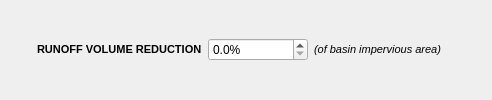
               <widget class="QWidget" name="service_runoff_widget" native="true">
                <layout class="QHBoxLayout" name="horizontalLayout_3">
                 <item>
                  <widget class="QLabel" name="runoff_img">
                   <property name="minimumSize">
                    <size>
                     <width>20</width>
                     <height>20</height>
                    </size>
                   </property>
                   <property name="maximumSize">
                    <size>
                     <width>20</width>
                     <height>20</height>
                    </size>
                   </property>
                   <property name="whatsThis">
                    <string>Select what design goals to consider and what priority they take over each other. Highest priority (1) and Lowest priority (3) influence technology's chance of being implemented. Note that equal priority can be set as well, in which case no one design rationale is more important than the other.</string>
                   </property>
                   <property name="text">
                    <string/>
                   </property>
                   <property name="pixmap">
                    <pixmap resource="../../../../Dropbox/01_URBANBEATS/Development/graphics/ubeats.qrc">:/icons/construction.png</pixmap>
                   </property>
                   <property name="scaledContents">
                    <bool>true</bool>
                   </property>
                  </widget>
                 </item>
                 <item>
                  <widget class="QLabel" name="runoff_lbl">
                   <property name="minimumSize">
                    <size>
                     <width>0</width>
                     <height>16</height>
                    </size>
                   </property>
                   <property name="maximumSize">
                    <size>
                     <width>16777215</width>
                     <height>16</height>
                    </size>
                   </property>
                   <property name="toolTip">
                    <string>&lt;html&gt;&lt;head/&gt;&lt;body&gt;&lt;p&gt;&lt;span style=&quot; font-size:10pt;&quot;&gt;Reducing the impact of impervious surfaces on increasing stormwater runoff volumes. This objective aims to reduce total annual runoff volume by a specified %&lt;/span&gt;&lt;/p&gt;&lt;/body&gt;&lt;/html&gt;</string>
                   </property>
                   <property name="whatsThis">
                    <string>&lt;html&gt;&lt;head/&gt;&lt;body&gt;&lt;p&gt;&lt;span style=&quot; font-size:10pt;&quot;&gt;Reducing the impact of impervious surfaces on increasing stormwater runoff volumes. This objective aims to reduce total annual runoff volume by a specified %&lt;/span&gt;&lt;/p&gt;&lt;/body&gt;&lt;/html&gt;</string>
                   </property>
                   <property name="text">
                    <string>&lt;!DOCTYPE HTML PUBLIC &quot;-//W3C//DTD HTML 4.0//EN&quot; &quot;http://www.w3.org/TR/REC-html40/strict.dtd&quot;&gt;
&lt;html&gt;&lt;head&gt;&lt;meta name=&quot;qrichtext&quot; content=&quot;1&quot; /&gt;&lt;style type=&quot;text/css&quot;&gt;
p, li { white-space: pre-wrap; }
&lt;/style&gt;&lt;/head&gt;&lt;body style=&quot; font-family:'MS Shell Dlg 2'; font-size:8pt; font-weight:400; font-style:normal;&quot;&gt;
&lt;p style=&quot; margin-top:0px; margin-bottom:0px; margin-left:0px; margin-right:0px; -qt-block-indent:0; text-indent:0px;&quot;&gt;&lt;span style=&quot; font-weight:600;&quot;&gt;RUNOFF VOLUME REDUCTION&lt;/span&gt;&lt;/p&gt;&lt;/body&gt;&lt;/html&gt;</string>
                   </property>
                  </widget>
                 </item>
                 <item>
                  <widget class="QDoubleSpinBox" name="service_runoff_spin">
                   <property name="minimumSize">
                    <size>
                     <width>100</width>
                     <height>0</height>
                    </size>
                   </property>
                   <property name="suffix">
                    <string>%</string>
                   </property>
                   <property name="decimals">
                    <number>1</number>
                   </property>
                  </widget>
                 </item>
                 <item>
                  <widget class="QLabel" name="runoff_lbl2">
                   <property name="text">
                    <string>&lt;!DOCTYPE HTML PUBLIC &quot;-//W3C//DTD HTML 4.0//EN&quot; &quot;http://www.w3.org/TR/REC-html40/strict.dtd&quot;&gt;
&lt;html&gt;&lt;head&gt;&lt;meta name=&quot;qrichtext&quot; content=&quot;1&quot; /&gt;&lt;style type=&quot;text/css&quot;&gt;
p, li { white-space: pre-wrap; }
&lt;/style&gt;&lt;/head&gt;&lt;body style=&quot; font-family:'MS Shell Dlg 2'; font-size:8.25pt; font-weight:400; font-style:normal;&quot;&gt;
&lt;p style=&quot; margin-top:0px; margin-bottom:0px; margin-left:0px; margin-right:0px; -qt-block-indent:0; text-indent:0px;&quot;&gt;&lt;span style=&quot; font-size:8pt; font-style:italic;&quot;&gt;(of basin impervious area)&lt;/span&gt;&lt;/p&gt;&lt;/body&gt;&lt;/html&gt;</string>
                   </property>
                  </widget>
                 </item>
                 <item>
                  <spacer name="horizontalSpacer_209">
                   <property name="orientation">
                    <enum>Qt::Horizontal</enum>
                   </property>
                   <property name="sizeHint" stdset="0">
                    <size>
                     <width>40</width>
                     <height>20</height>
                    </size>
                   </property>
                  </spacer>
                 </item>
                </layout>
               </widget>
